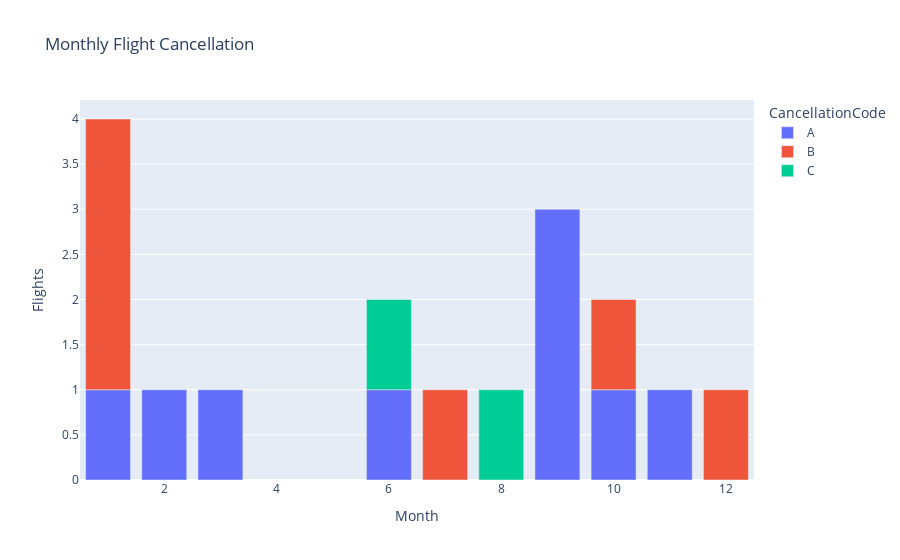

Notebook cell for this chart:
### Code cell
fig = px.bar(bar_data, x='Month', y='Flights', color='CancellationCode', title='Monthly Flight Cancellation')

fig.show()

### Figure 1 — Plotly figure (JSON) as saved in the notebook; plotly's stock layout.template omitted (floating-point values rounded to 4 significant figures)
{"data": [{"alignmentgroup": "True", "hovertemplate": "CancellationCode=A<br>Month=%{x}<br>Flights=%{y}<extra></extra>", "legendgroup": "A", "marker": {"color": "#636efa", "pattern": {"shape": ""}}, "name": "A", "offsetgroup": "A", "orientation": "v", "showlegend": true, "textposition": "auto", "type": "bar", "x": [1, 2, 3, 6, 9, 10, 11], "xaxis": "x", "y": [1, 1, 1, 1, 3, 1, 1], "yaxis": "y"}, {"alignmentgroup": "True", "hovertemplate": "CancellationCode=B<br>Month=%{x}<br>Flights=%{y}<extra></extra>", "legendgroup": "B", "marker": {"color": "#EF553B", "pattern": {"shape": ""}}, "name": "B", "offsetgroup": "B", "orientation": "v", "showlegend": true, "textposition": "auto", "type": "bar", "x": [1, 7, 10, 12], "xaxis": "x", "y": [3, 1, 1, 1], "yaxis": "y"}, {"alignmentgroup": "True", "hovertemplate": "CancellationCode=C<br>Month=%{x}<br>Flights=%{y}<extra></extra>", "legendgroup": "C", "marker": {"color": "#00cc96", "pattern": {"shape": ""}}, "name": "C", "offsetgroup": "C", "orientation": "v", "showlegend": true, "textposition": "auto", "type": "bar", "x": [6, 8], "xaxis": "x", "y": [1, 1], "yaxis": "y"}], "layout": {"barmode": "relative", "legend": {"title": {"text": "CancellationCode"}, "tracegroupgap": 0}, "title": {"text": "Monthly Flight Cancellation"}, "xaxis": {"anchor": "y", "domain": [0, 1], "title": {"text": "Month"}}, "yaxis": {"anchor": "x", "domain": [0, 1], "title": {"text": "Flights"}}}}
